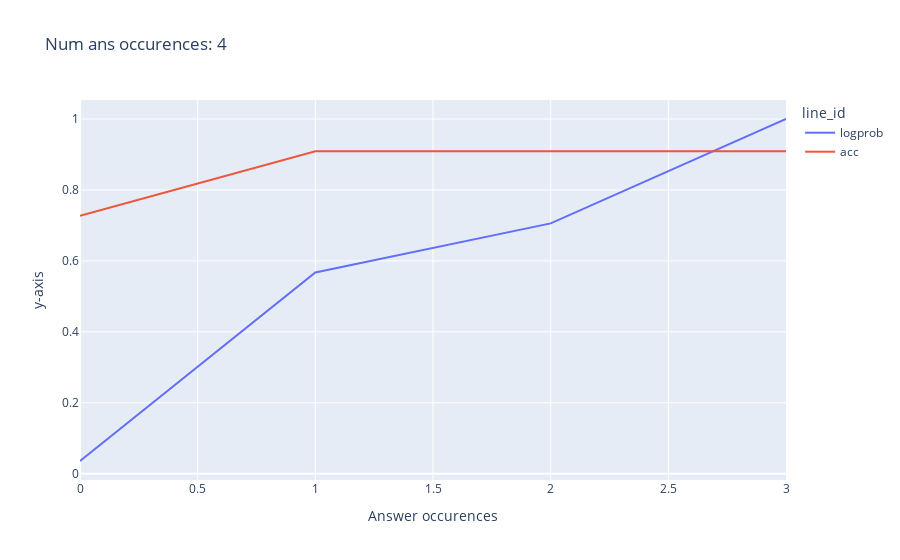
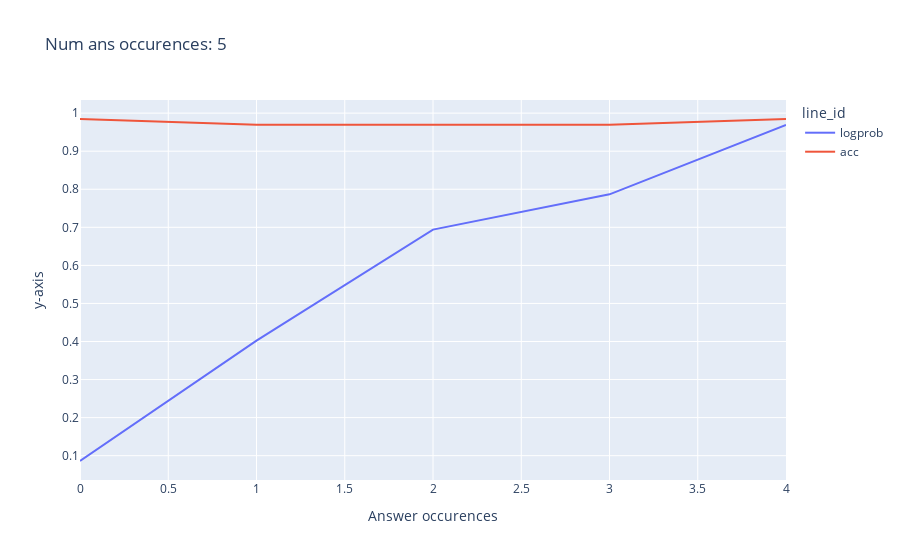
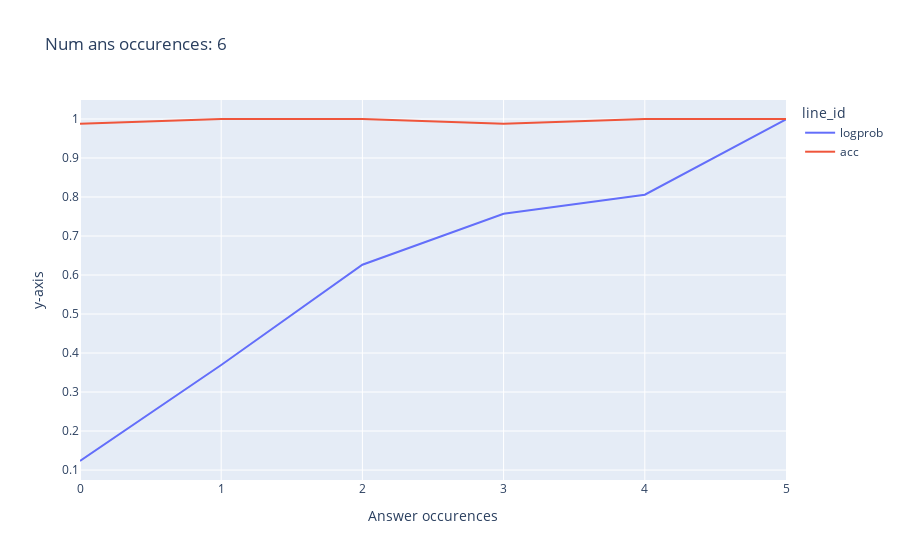
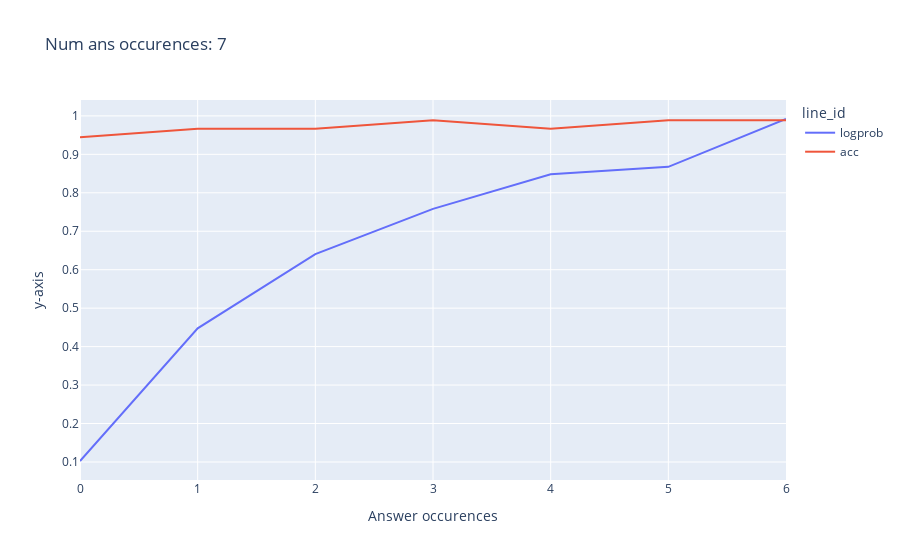

Notebook cell for these charts, in order:
### Code cell
mean_sample_lp = {k:np.stack(v).mean(0) for k,v in sample_lp.items()}
mean_sample_acc = {k:np.stack(v).mean(0) for k,v in sample_ac.items()}
for k,v in sorted(mean_sample_lp.items(),key = lambda x:x[0]):
    line(np.stack([v,mean_sample_acc[k]]),x_label = 'Answer occurences',title = f'Num ans occurences: {k}',labels = ['logprob','acc'])

### Figure 1 — Plotly figure (JSON) as saved in the notebook; plotly's stock layout.template omitted (floating-point values rounded to 4 significant figures)
{"data": [{"hovertemplate": "line_id=logprob<br>index=%{x}<br>y=%{y}<extra></extra>", "legendgroup": "logprob", "line": {"color": "#636efa", "dash": "solid"}, "marker": {"symbol": "circle"}, "mode": "lines", "name": "logprob", "orientation": "v", "showlegend": true, "type": "scatter", "x": [0, 1, 2, 3], "xaxis": "x", "y": [0.03579, 0.5672, 0.7058, 1], "yaxis": "y"}, {"hovertemplate": "line_id=acc<br>index=%{x}<br>y=%{y}<extra></extra>", "legendgroup": "acc", "line": {"color": "#EF553B", "dash": "solid"}, "marker": {"symbol": "circle"}, "mode": "lines", "name": "acc", "orientation": "v", "showlegend": true, "type": "scatter", "x": [0, 1, 2, 3], "xaxis": "x", "y": [0.7273, 0.9091, 0.9091, 0.9091], "yaxis": "y"}], "layout": {"legend": {"title": {"text": "line_id"}, "tracegroupgap": 0}, "title": {"text": "Num ans occurences: 4"}, "xaxis": {"anchor": "y", "domain": [0, 1], "title": {"text": "Answer occurences"}}, "yaxis": {"anchor": "x", "domain": [0, 1], "title": {"text": "y-axis"}}}}

### Figure 2 — Plotly figure (JSON) as saved in the notebook; plotly's stock layout.template omitted (floating-point values rounded to 4 significant figures)
{"data": [{"hovertemplate": "line_id=logprob<br>index=%{x}<br>y=%{y}<extra></extra>", "legendgroup": "logprob", "line": {"color": "#636efa", "dash": "solid"}, "marker": {"symbol": "circle"}, "mode": "lines", "name": "logprob", "orientation": "v", "showlegend": true, "type": "scatter", "x": [0, 1, 2, 3, 4], "xaxis": "x", "y": [0.08602, 0.4022, 0.694, 0.7867, 0.9689], "yaxis": "y"}, {"hovertemplate": "line_id=acc<br>index=%{x}<br>y=%{y}<extra></extra>", "legendgroup": "acc", "line": {"color": "#EF553B", "dash": "solid"}, "marker": {"symbol": "circle"}, "mode": "lines", "name": "acc", "orientation": "v", "showlegend": true, "type": "scatter", "x": [0, 1, 2, 3, 4], "xaxis": "x", "y": [0.9846, 0.9692, 0.9692, 0.9692, 0.9846], "yaxis": "y"}], "layout": {"legend": {"title": {"text": "line_id"}, "tracegroupgap": 0}, "title": {"text": "Num ans occurences: 5"}, "xaxis": {"anchor": "y", "domain": [0, 1], "title": {"text": "Answer occurences"}}, "yaxis": {"anchor": "x", "domain": [0, 1], "title": {"text": "y-axis"}}}}

### Figure 3 — Plotly figure (JSON) as saved in the notebook; plotly's stock layout.template omitted (floating-point values rounded to 4 significant figures)
{"data": [{"hovertemplate": "line_id=logprob<br>index=%{x}<br>y=%{y}<extra></extra>", "legendgroup": "logprob", "line": {"color": "#636efa", "dash": "solid"}, "marker": {"symbol": "circle"}, "mode": "lines", "name": "logprob", "orientation": "v", "showlegend": true, "type": "scatter", "x": [0, 1, 2, 3, 4, 5], "xaxis": "x", "y": [0.1232, 0.3692, 0.6264, 0.7569, 0.8059, 0.9992], "yaxis": "y"}, {"hovertemplate": "line_id=acc<br>index=%{x}<br>y=%{y}<extra></extra>", "legendgroup": "acc", "line": {"color": "#EF553B", "dash": "solid"}, "marker": {"symbol": "circle"}, "mode": "lines", "name": "acc", "orientation": "v", "showlegend": true, "type": "scatter", "x": [0, 1, 2, 3, 4, 5], "xaxis": "x", "y": [0.988, 1, 1, 0.988, 1, 1], "yaxis": "y"}], "layout": {"legend": {"title": {"text": "line_id"}, "tracegroupgap": 0}, "title": {"text": "Num ans occurences: 6"}, "xaxis": {"anchor": "y", "domain": [0, 1], "title": {"text": "Answer occurences"}}, "yaxis": {"anchor": "x", "domain": [0, 1], "title": {"text": "y-axis"}}}}

### Figure 4 — Plotly figure (JSON) as saved in the notebook; plotly's stock layout.template omitted (floating-point values rounded to 4 significant figures)
{"data": [{"hovertemplate": "line_id=logprob<br>index=%{x}<br>y=%{y}<extra></extra>", "legendgroup": "logprob", "line": {"color": "#636efa", "dash": "solid"}, "marker": {"symbol": "circle"}, "mode": "lines", "name": "logprob", "orientation": "v", "showlegend": true, "type": "scatter", "x": [0, 1, 2, 3, 4, 5, 6], "xaxis": "x", "y": [0.1025, 0.4476, 0.6405, 0.7582, 0.848, 0.8675, 0.9919], "yaxis": "y"}, {"hovertemplate": "line_id=acc<br>index=%{x}<br>y=%{y}<extra></extra>", "legendgroup": "acc", "line": {"color": "#EF553B", "dash": "solid"}, "marker": {"symbol": "circle"}, "mode": "lines", "name": "acc", "orientation": "v", "showlegend": true, "type": "scatter", "x": [0, 1, 2, 3, 4, 5, 6], "xaxis": "x", "y": [0.9444, 0.9667, 0.9667, 0.9889, 0.9667, 0.9889, 0.9889], "yaxis": "y"}], "layout": {"legend": {"title": {"text": "line_id"}, "tracegroupgap": 0}, "title": {"text": "Num ans occurences: 7"}, "xaxis": {"anchor": "y", "domain": [0, 1], "title": {"text": "Answer occurences"}}, "yaxis": {"anchor": "x", "domain": [0, 1], "title": {"text": "y-axis"}}}}
